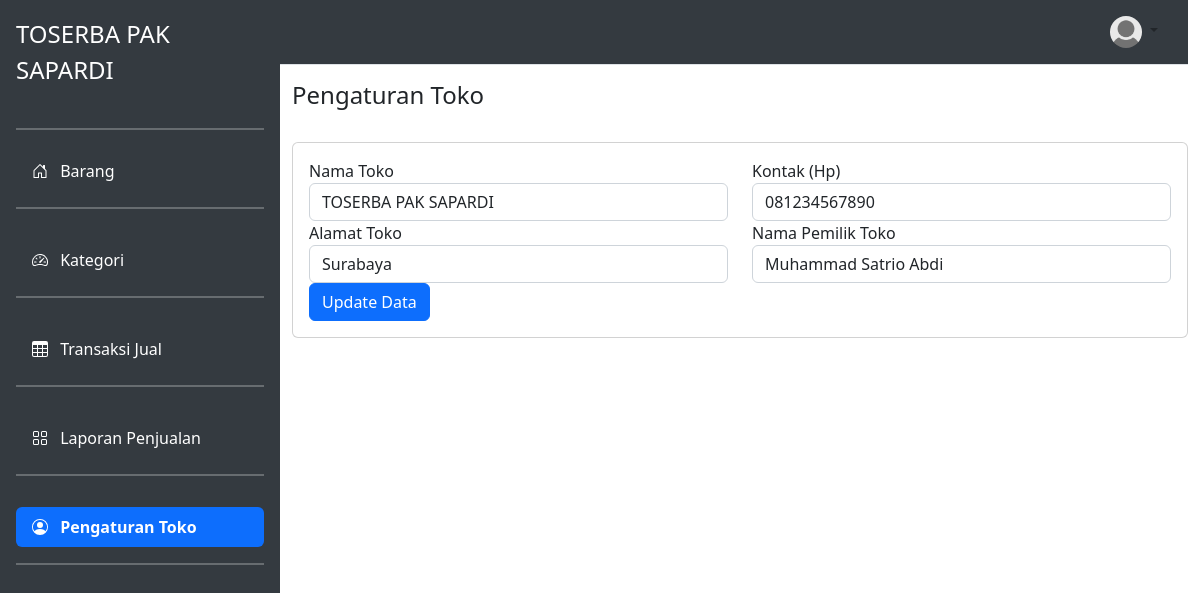
The app's page /pengaturan_toko.php with its own data.
### tables this page shows
CREATE TABLE IF NOT EXISTS `toko` (
  `id_toko` int(11) NOT NULL AUTO_INCREMENT,
  `nama_toko` varchar(255) NOT NULL,
  `alamat_toko` text NOT NULL,
  `tlp` varchar(255) NOT NULL,
  `nama_pemilik` varchar(255) NOT NULL,
  PRIMARY KEY (`id_toko`)
);

### pengaturan_toko.php (the view, shortened to what this page needs)
<!DOCTYPE html>
<html>
<head>
    <link href="https://cdn.jsdelivr.net/npm/bootstrap@5.3.0-alpha1/dist/css/bootstrap.min.css" rel="stylesheet">
    <link rel="stylesheet" href="custem.css">
</head>
<body>
        <?php include 'sidebar.php'; ?>
        <?php include 'headers.php'; ?>
        <div class="content">
  <h4>Pengaturan Toko</h4>
  <br>
  <?php
  $host = '127.0.0.1';
  $username = 'root';
  $password = '';
  $database = 'toserba';
  $koneksi = mysqli_connect($host, $username, $password, $database);
  if ($_SERVER["REQUEST_METHOD"] == "POST") {
    $nama_toko = $_POST['namatoko'];
    $alamat_toko = $_POST['alamat'];
    $tlp = $_POST['kontak'];
    $nama_pemilik = $_POST['pemilik'];
    $update_result = updateToko($nama_toko, $alamat_toko, $tlp, $nama_pemilik);
    $query = "SELECT * FROM toko LIMIT 1";
    $result = mysqli_query($koneksi, $query);
    if (mysqli_num_rows($result) > 0) {
      $toko = mysqli_fetch_assoc($result);
    }
  } else {
    $query = "SELECT * FROM toko LIMIT 1";
    $result = mysqli_query($koneksi, $query);
    if (mysqli_num_rows($result) > 0) {
      $toko = mysqli_fetch_assoc($result);
    } else {
      $toko = array('nama_toko' => '', 'alamat_toko' => '', 'tlp' => '', 'nama_pemilik' => '');
    }
  }
  ?>
  <div class="card">
    <div class="card-body">
      <form method="post" action="<?php echo $_SERVER['PHP_SELF']; ?>">
        <div class="row">
          <div class="col-md-6">
            <div class="form-group">
              <label for="">Nama Toko</label>
              <input class="form-control" name="namatoko" value="<?php echo $toko['nama_toko']; ?>" placeholder="Nama Toko">
            </div>
            <div class="form-group">
              <label for="">Alamat Toko</label>
              <input class="form-control" name="alamat" value="<?php echo $toko['alamat_toko']; ?>" placeholder="Alamat Toko">
            </div>
          </div>
          <div class="col-md-6">
            <div class="form-group">
              <label for="">Kontak (Hp)</label>
              <input class="form-control" name="kontak" value="<?php echo $toko['tlp']; ?>" placeholder="Kontak (Hp)">
            </div>
            <div class="form-group">
              <label for="">Nama Pemilik Toko</label>
              <input class="form-control" name="pemilik" value="<?php echo $toko['nama_pemilik']; ?>" placeholder="Nama Pemilik Toko">
            </div>
          </div>
        </div>
        <button type="submit" name="update" class="btn btn-primary"><i class="fas fa-edit"></i> Update Data</button>
      </form>
    </div>
  </div>
</body>
</html>

### custem.css (style rules this page uses)
body { font-family: Arial, sans-serif; background-color: #f1f1f1; margin: 0; padding: 0; }

### sidebar.php (style rules this page uses)
.content { margin-left: 280px; }

### records on screen
toko: namatoko "TOSERBA PAK SAPARDI", alamat "Surabaya", kontak "081234567890", pemilik "Muhammad Satrio Abdi"
